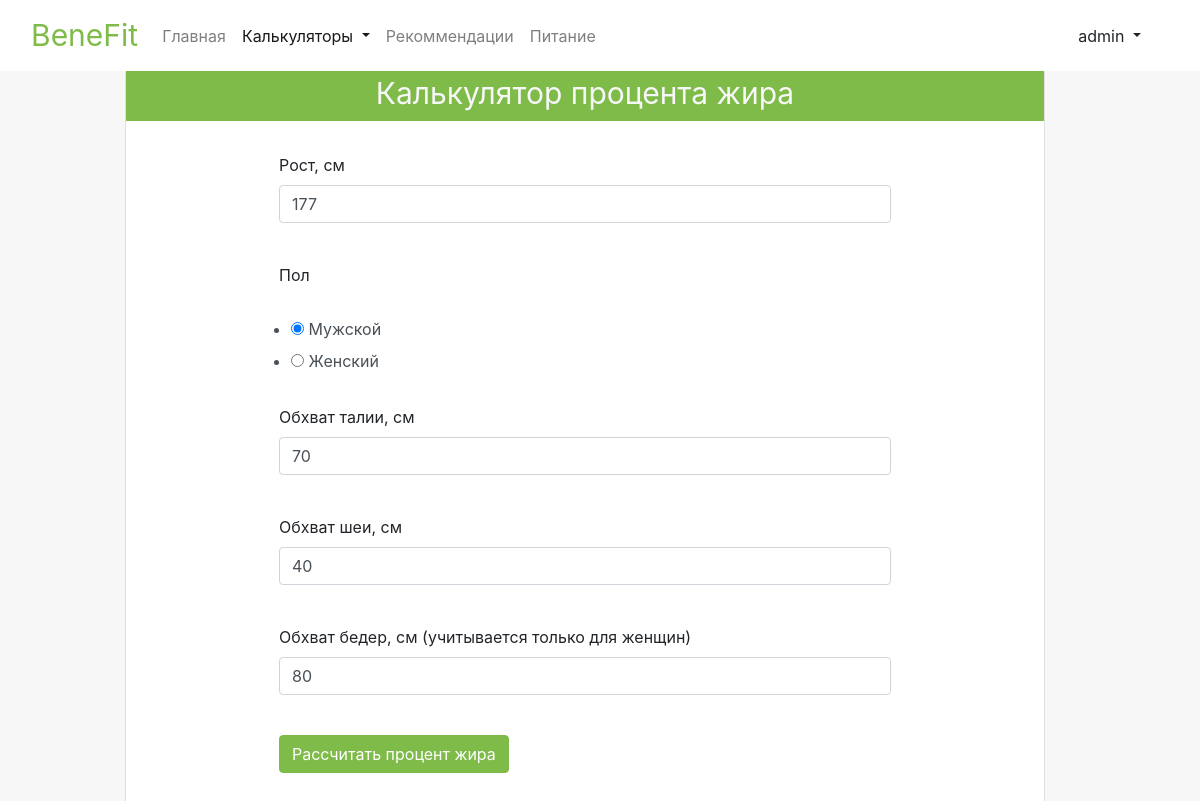
/calculators/body_fat (signed in), run on an earlier commit of the app's database.
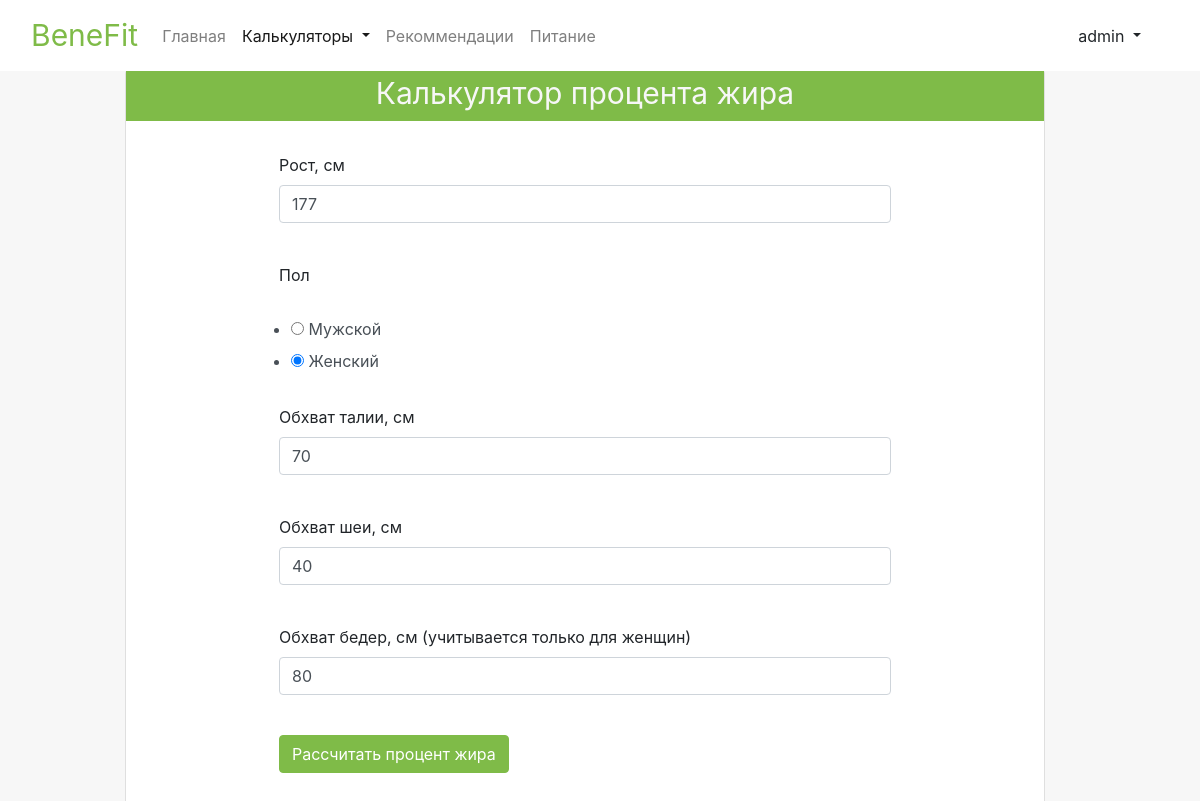
And on a later commit of the database.
### data/user_inputs.py (models this page shows)
class UserInputs(SqlAlchemyBase, SerializerMixin):
    __tablename__ = 'user_inputs'
    user_id = sqlalchemy.Column(sqlalchemy.Integer,
                                sqlalchemy.ForeignKey("user_login.id"),
                                primary_key=True, autoincrement=True, nullable=True)
    height = sqlalchemy.Column(sqlalchemy.Integer, nullable=True)
    weight = sqlalchemy.Column(sqlalchemy.Integer, nullable=True)
    age = sqlalchemy.Column(sqlalchemy.Integer, nullable=True)
    gender = sqlalchemy.Column(sqlalchemy.String, nullable=True)
    activity = sqlalchemy.Column(sqlalchemy.Integer, nullable=True)
    wrists = sqlalchemy.Column(sqlalchemy.Integer, nullable=True)
    waist = sqlalchemy.Column(sqlalchemy.Integer, nullable=True)
    neck = sqlalchemy.Column(sqlalchemy.Integer, nullable=True)
    hip = sqlalchemy.Column(sqlalchemy.Integer, nullable=True)
    user_login = orm.relation('UserLogin')

### application.py (the view, shortened to what this page needs)
@app.route("/calculators/body_fat", methods=['GET', "POST"])
def body_fat_calculator_page():
    form = BodyFatCalculatorForm()
    if current_user.is_authenticated:
        db_sess = db_session.create_session()
        current_user_inputs = db_sess.query(UserInputs).filter(
            UserInputs.user_id == current_user.id).first()
        form.height.data = current_user_inputs.height
        form.waist.data = current_user_inputs.waist
        form.neck.data = current_user_inputs.neck
        form.hip.data = current_user_inputs.hip
        form.gender.data = current_user_inputs.gender
    return render_template("body_fat_calculator.html",
                           title='Калькулятор процента жира', form=form, active_calculator='active')

### forms/body_fat_calculator_form.py
class BodyFatCalculatorForm(FlaskForm):
    height = IntegerField('Рост, см', validators=[DataRequired()])
    gender = RadioField('Пол', choices=['Мужской', 'Женский'])
    waist = IntegerField('Обхват талии, см', validators=[DataRequired()])
    neck = IntegerField('Обхват шеи, см', validators=[DataRequired()])
    hip = IntegerField('Обхват бедер, см (учитывается только для женщин)', validators=[DataRequired()])
    submit = SubmitField('Рассчитать процент жира')

### application.py (called while the page is built)
@login_manager.user_loader
def load_user(user_id):
    db_sess = db_session.create_session()
    return db_sess.query(UserLogin).get(user_id)

### data/db_session.py (called while the page is built)
def create_session() -> Session:
    global __factory
    return __factory()

### templates/body_fat_calculator.html (shortened to what this page needs)
{% extends "calculator_template.html" %}
{% block calculator_content %}
          <p>
              {{ form.height.label }}<br>
              {{ form.height(class="form-control input", type="number", min='60', max='250') }}<br>
          </p>
          <p>
              {{ form.gender.label }}<br>
              {{ form.gender(class="form-control form-field-gender input", type="string") }}<br>
          </p>
        	<p>
        	    {{ form.waist.label }}<br>
        	    {{ form.waist(class="form-control input", type="number, min='50', max='100'") }}<br>
        	</p>
          <p>
              {{ form.neck.label }}<br>
              {{ form.neck(class="form-control input", type="number", min='30', max='50') }}<br>
          </p>
            <p>
              {{ form.hip.label }}<br>
              {{ form.hip(class="form-control input", type="number, min='70', max='130'") }}<br>
          </p>
        	<p>{{ form.submit(type="submit", class="btn calculator-btn") }}</p>
{% endblock %}

What changed in the data, as far as the page shows it:
changed UserInputs: gender "☑ Мужской ☐ Женский" → "☐ Мужской ☑ Женский"
